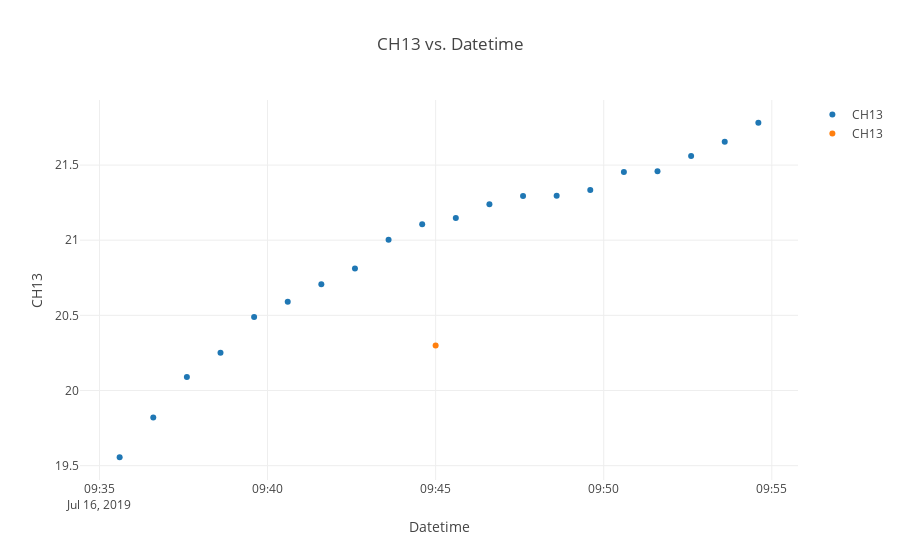

Notebook code cell kept with this figure:
### Markdown cell above
## Plots

### Code cell
col = "CH13"
fig = scatter2d([df_temp.index,df_meas.index],[df_temp[col],df_meas[col]],markers=True,lines=False,size_list=[6,6],show_plot=False,inline=True)
'''
fig = scatter2d([df_temp.index],[df_temp[col]],markers= True,lines=False,size_list=[6],show_plot=False,inline=True)
fig.add_scatter(
    x=[df_meas.index],
    y=[df_meas[col]],
    #mode='markers',
    error_x = dict(
        type='data',
        value=6,
        #visible = True
    )
)
'''
iplot(fig)

### Figure 1 — Plotly figure (JSON) as saved in the notebook; plotly's stock layout.template omitted (floating-point values rounded to 4 significant figures)
{"data": [{"marker": {"size": 6}, "mode": "markers", "name": "CH13", "type": "scatter", "uid": "8f6a9997-6465-49f9-89b5-8ac29895ee51", "x": ["2019-07-16 09:35:36", "2019-07-16 09:36:36", "2019-07-16 09:37:36", "2019-07-16 09:38:36", "2019-07-16 09:39:36", "2019-07-16 09:40:36", "2019-07-16 09:41:36", "2019-07-16 09:42:36", "2019-07-16 09:43:36", "2019-07-16 09:44:36", "2019-07-16 09:45:36", "2019-07-16 09:46:36", "2019-07-16 09:47:36", "2019-07-16 09:48:36", "2019-07-16 09:49:36", "2019-07-16 09:50:36", "2019-07-16 09:51:36", "2019-07-16 09:52:36", "2019-07-16 09:53:36", "2019-07-16 09:54:36"], "y": [19.56, 19.82, 20.09, 20.25, 20.49, 20.59, 20.71, 20.81, 21.0, 21.11, 21.15, 21.24, 21.29, 21.3, 21.33, 21.45, 21.46, 21.56, 21.66, 21.78]}, {"marker": {"size": 6}, "mode": "markers", "name": "CH13", "type": "scatter", "uid": "ce2283fc-7723-43ec-91cd-9d33a5e74eaa", "x": ["2019-07-16 09:45:00"], "y": [20.3]}], "layout": {"showlegend": true, "title": "CH13 vs. Datetime", "xaxis": {"title": "Datetime"}, "yaxis": {"title": "CH13"}}}
